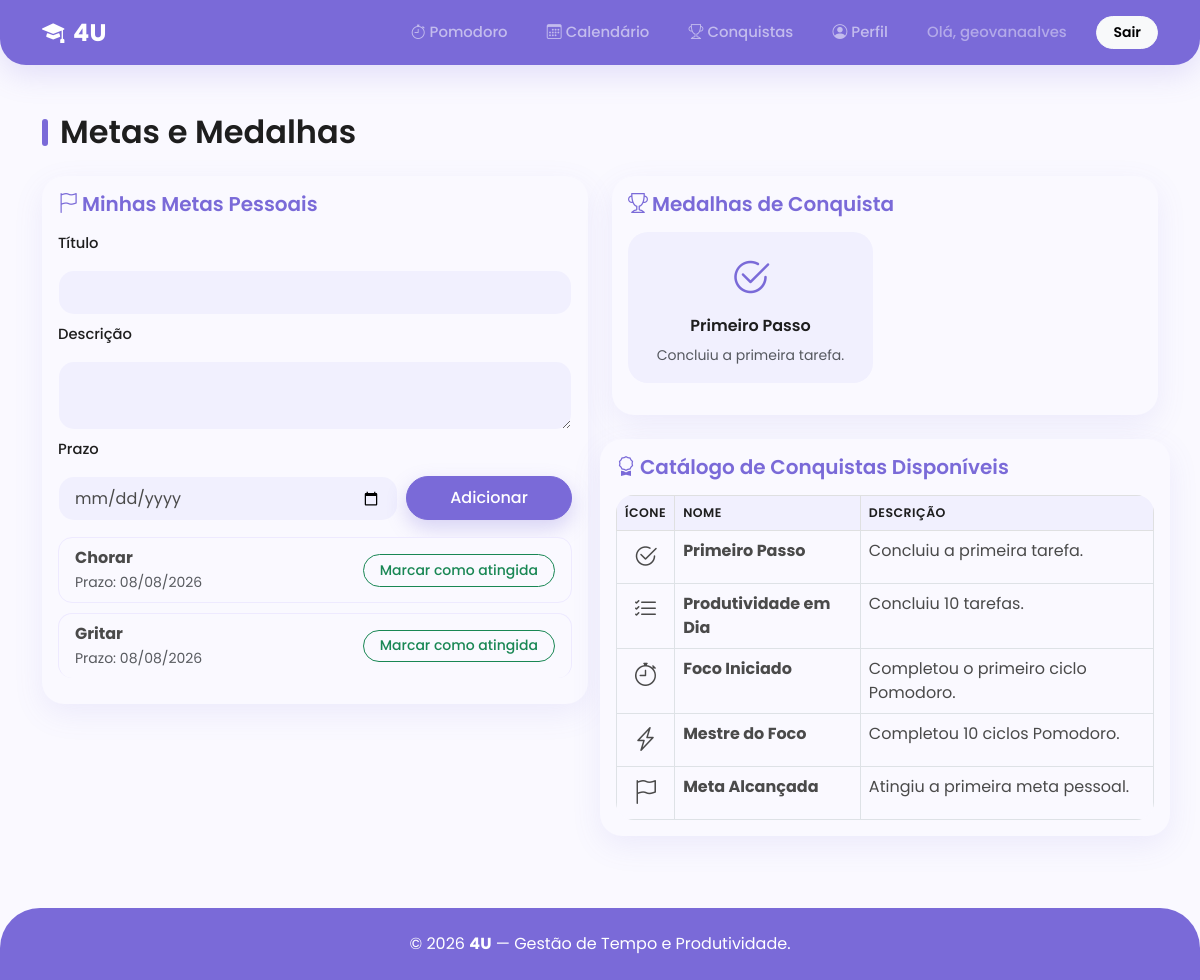
Before: /conquistas/ (signed in) with the older database file.
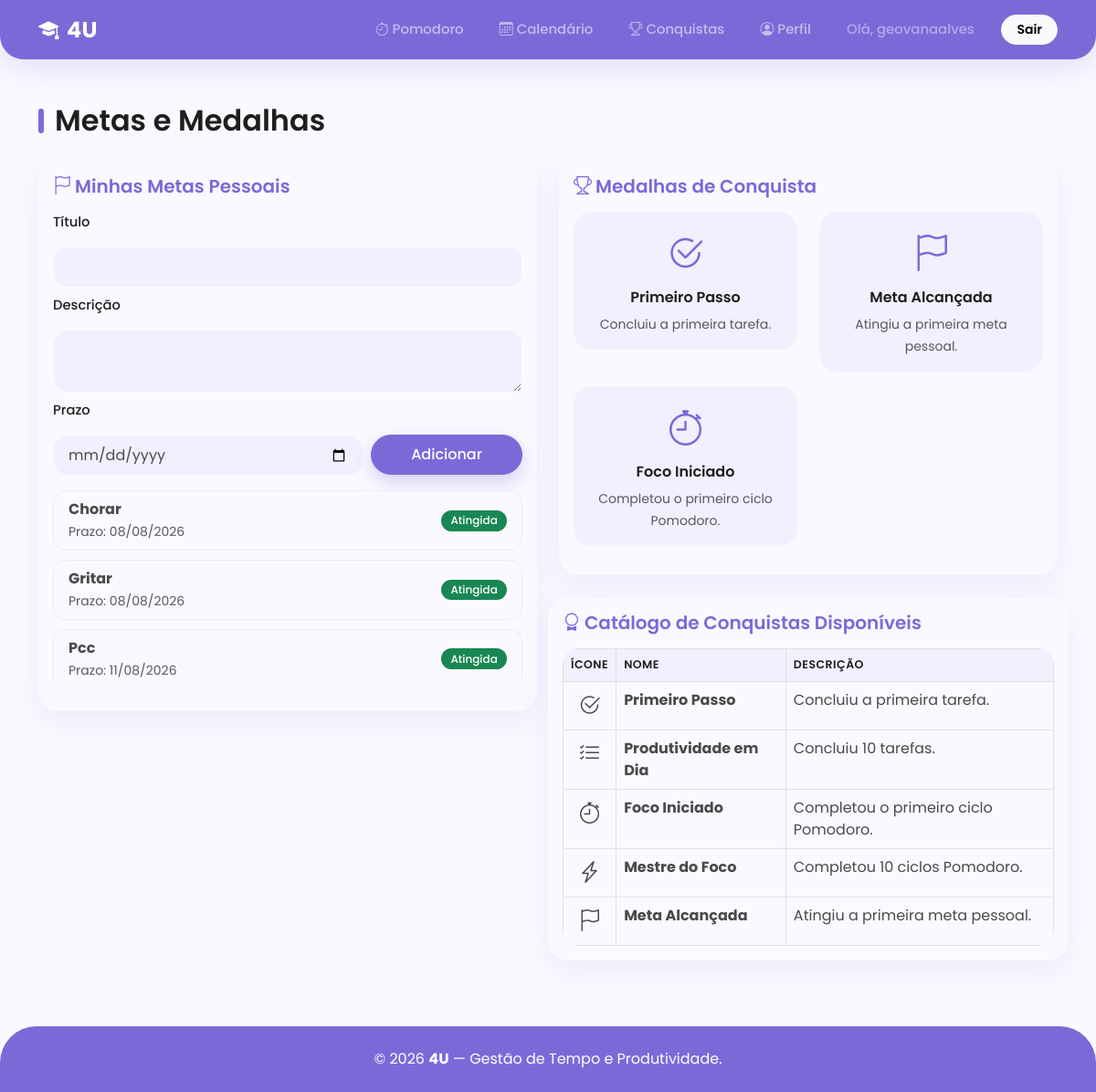
After: the same page with the newer database file.
### core/models.py (models this page shows, shortened)
class MetaPessoal(models.Model):
    usuario = models.ForeignKey(User, on_delete=models.CASCADE, related_name='metas')
    titulo = models.CharField(max_length=200)
    descricao = models.TextField(blank=True, null=True)
    prazo = models.DateField()
    atingida = models.BooleanField(default=False)

class ConquistaUsuario(models.Model):
    usuario = models.ForeignKey(User, on_delete=models.CASCADE)
    conquista = models.ForeignKey(Conquista, on_delete=models.CASCADE)
    data_ganha = models.DateTimeField(auto_now_add=True)

class Conquista(models.Model):
    nome = models.CharField(max_length=180)
    descricao = models.TextField()
    icone = models.CharField(max_length=50)

### core/views.py (the view)
# urls.py: path('conquistas/', views.conquistas_view, name='conquistas'),
@login_required
def conquistas_view(request):
    regras_iniciais = [
        ('Primeiro Passo', 'Concluiu a primeira tarefa.', 'bi bi-check2-circle'),
        ('Produtividade em Dia', 'Concluiu 10 tarefas.', 'bi bi-list-check'),
        ('Foco Iniciado', 'Completou o primeiro ciclo Pomodoro.', 'bi bi-stopwatch'),
        ('Mestre do Foco', 'Completou 10 ciclos Pomodoro.', 'bi bi-lightning-charge'),
        ('Meta Alcançada', 'Atingiu a primeira meta pessoal.', 'bi bi-flag'),
    ]
    for nome, descricao, icone in regras_iniciais:
        Conquista.objects.get_or_create(
            nome=nome, defaults={'descricao': descricao, 'icone': icone}
        )
    if request.method == 'POST':
        form_meta = MetaPessoalForm(request.POST)
        if form_meta.is_valid():
            meta = form_meta.save(commit=False)
            meta.usuario = request.user
            meta.save()
            messages.success(request, 'Meta pessoal criada com sucesso!')
            return redirect('conquistas')
    else:
        form_meta = MetaPessoalForm()
    metas = MetaPessoal.objects.filter(usuario=request.user)
    conquistas_usuario = ConquistaUsuario.objects.filter(usuario=request.user)
    catalogo_conquistas = Conquista.objects.all()
    context = {
        'form_meta': form_meta,
        'metas': metas,
        'conquistas': conquistas_usuario,
        'catalogo': catalogo_conquistas,
    }
    return render(request, 'core/conquistas.html', context)

### core/forms.py
class MetaPessoalForm(forms.ModelForm):
    class Meta:
        model = MetaPessoal
        fields = ['titulo', 'descricao', 'prazo']
        widgets = {
            'titulo': forms.TextInput(attrs={'class': 'form-control'}),
            'descricao': forms.Textarea(attrs={'class': 'form-control', 'rows': 2}),
            'prazo': forms.DateInput(attrs={'class': 'form-control', 'type': 'date'}),
        }

### core/templates/core/conquistas.html (shortened to what this page needs)
{% extends 'core/base.html' %}
{% block content %}
<h2 class="page-title mb-4">Metas e Medalhas</h2>
<div class="row g-4">
    <div class="col-md-6">
        <div class="card shadow-sm border-0 p-3">
            <h5 class="text-primary mb-3"><i class="bi bi-flag me-1"></i>Minhas Metas Pessoais</h5>
            <form method="post" class="row g-2 mb-3">
                <label class="form-label">Título</label>
                <div class="col-12">{{ form_meta.titulo }}</div>
                <label class="form-label">Descrição</label>
                <div class="col-12">{{ form_meta.descricao }}</div>
                <label class="form-label">Prazo</label>
                <div class="col-8">{{ form_meta.prazo }}</div>
                <div class="col-4"><button type="submit" class="btn btn-primary w-100">Adicionar</button></div>
            </form>
            <ul class="list-group list-group-flush">
                {% for meta in metas %}
                <li class="list-group-item d-flex justify-content-between align-items-center">
                    <div>
                        <strong>{{ meta.titulo }}</strong><br>
                        <small class="text-muted">Prazo: {{ meta.prazo|date:"d/m/Y" }}</small>
                    </div>
                    {% if meta.atingida %}
                    <span class="badge bg-success">Atingida</span>
                    {% else %}
                    <form method="post" action="{% url 'concluir_meta' meta.pk %}" class="m-0">
                        <button type="submit" class="btn btn-sm btn-outline-success">Marcar como atingida</button>
                    </form>
                    {% endif %}
                </li>
                {% empty %}
                <li class="list-group-item text-muted">Nenhuma meta cadastrada.</li>
                {% endfor %}
            </ul>
        </div>
    </div>
    <div class="col-md-6">
        <div class="card shadow-sm border-0 p-3">
            <h5 class="text-primary mb-3"><i class="bi bi-trophy me-1"></i>Medalhas de Conquista</h5>
            <div class="row">
                {% for item in conquistas %}
                <div class="col-6 mb-3 text-center">
                    <div class="p-3 achievement-badge">
                        <i class="{{ item.conquista.icone }} fs-1 text-warning"></i>
                        <h6 class="mt-2">{{ item.conquista.nome }}</h6>
                        <small class="text-muted">{{ item.conquista.descricao }}</small>
                    </div>
                </div>
                {% empty %}
                <p class="text-muted ms-3">Você ainda não possui medalhas liberadas.</p>
                {% endfor %}
            </div>
        </div>
        <br>
        <div class="row mt-6">
            <div class="card shadow-sm border-0 p-3">
                <h5 class="text-primary mb-3"><i class="bi bi-award me-1"></i>Catálogo de Conquistas Disponíveis</h5>
                <div class="table-responsive">
                    <table class="table table-bordered table-hover mb-0">
                        <thead class="table-light">
                            <tr>
                                <th>Ícone</th>
                                <th>Nome</th>
                                <th>Descrição</th>
                            </tr>
                        </thead>
                        <tbody>
                            {% for c in catalogo %}
                            <tr>
                                <td class="text-center"><i class="{{ c.icone }} fs-4"></i></td>
                                <td><strong>{{ c.nome }}</strong></td>
                                <td>{{ c.descricao }}</td>
                            </tr>
                            {% empty %}
                            <tr>
                                <td colspan="3" class="text-muted">Nenhuma conquista cadastrada no sistema.</td>
                            </tr>
                            {% endfor %}
                        </tbody>
                    </table>
                </div>
            </div>
        </div>
    </div>
</div>
{% endblock %}

### core/templates/core/base.html (shortened to what this page needs)
{% load static %}
<!DOCTYPE html>
<html lang="pt-br">
<head>
    <link href="https://cdn.jsdelivr.net/npm/bootstrap@5.3.0/dist/css/bootstrap.min.css" rel="stylesheet">
    <link href="https://cdn.jsdelivr.net/npm/bootstrap-icons@1.11.3/font/bootstrap-icons.css" rel="stylesheet">
    <link href="{% static 'core/css/theme.css' %}" rel="stylesheet">
</head>
<body class="d-flex flex-column min-vh-100">
    <nav class="navbar navbar-expand-lg navbar-dark bg-primary site-navbar sticky-top mb-4">
        <div class="container">
            <a class="navbar-brand fw-bold d-flex align-items-center gap-2" href="{% url 'landing_page' %}">
                <i class="bi bi-mortarboard-fill"></i> 4U
            </a>
            <div class="collapse navbar-collapse" id="navbarNav">
                <ul class="navbar-nav ms-auto align-items-lg-center gap-lg-1">
                    {% if user.is_authenticated %}
                    <li class="nav-item"><a class="nav-link" href="{% url 'dashboard' %}"><i
                                class="bi bi-stopwatch me-1"></i>Pomodoro</a></li>
                    <li class="nav-item"><a class="nav-link" href="{% url 'calendario' %}"><i
                                class="bi bi-calendar3 me-1"></i>Calendário</a></li>
                    <li class="nav-item"><a class="nav-link" href="{% url 'conquistas' %}"><i
                                class="bi bi-trophy me-1"></i>Conquistas</a></li>
                    <li class="nav-item"><a class="nav-link" href="{% url 'perfil' %}"><i
                                class="bi bi-person-circle me-1"></i>Perfil</a></li>
                    <li class="nav-item"><span class="nav-link disabled text-white-50">Olá, {{ user.username }}</span>
                    </li>
                    <li class="nav-item ms-lg-2"><a class="btn btn-light btn-sm fw-semibold px-3"
                            href="{% url 'logout' %}">Sair</a></li>
                    {% else %}
                    <li class="nav-item"><a class="nav-link" href="{% url 'login' %}">Login</a></li>
                    <li class="nav-item ms-lg-2"><a class="btn btn-light btn-sm fw-semibold px-3"
                            href="{% url 'cadastro' %}">Cadastro</a></li>
                    {% endif %}
                </ul>
            </div>
        </div>
    </nav>
    <main class="container my-4 flex-grow-1">
        {% block content %}
        {% endblock %}
    </main>
    <footer class="site-footer text-center py-4 mt-5">
        <p class="mb-0">&copy; 2026 <strong>4U</strong> — Gestão de Tempo e Produtividade.</p>
    </footer>
</body>
</html>

### core/static/core/css/theme.css (style rules this page uses)
:root { --brand-primary: #7a6ad8; --brand-primary-dark: #6355c4; --brand-primary-darker: #4f43a8; --brand-light: #f1f0fe; --brand-dark: #1e1e1e; --brand-gray: #4a4a4a; --bs-primary: var(--brand-primary); --bs-primary-rgb: 122, 106, 216; --bs-link-color: var(--brand-primary); --bs-link-color-rgb: 122, 106, 216; --bs-link-hover-color: var(--brand-primary-dark); --bs-link-hover-color-rgb: 99, 85, 196; --bs-body-font-family: 'Poppins', sans-serif; --bs-body-color: var(--brand-gray); --bs-body-bg: #faf9ff; --bs-border-radius-sm: 10px; --bs-border-radius: 16px; --bs-border-radius-lg: 22px; --bs-border-radius-xl: 28px; --bs-border-radius-2xl: 34px; }
html, body { font-family: 'Poppins', sans-serif; background-color: var(--bs-body-bg); color: var(--brand-gray); }
h1, h2, h3, h4, h5, h6 { font-family: 'Poppins', sans-serif; color: var(--brand-dark); font-weight: 600; }
a { color: var(--brand-primary); }
.page-title { position: relative; padding-left: 18px; margin-bottom: 1.75rem; }
.page-title::before { content: ''; position: absolute; left: 0; top: 6px; bottom: 6px; width: 6px; border-radius: 10px; background: var(--brand-primary); }
.site-navbar { border-radius: 0 0 26px 26px; padding-top: .6rem; padding-bottom: .6rem; box-shadow: 0 10px 30px rgba(122, 106, 216, .18) !important; }
.site-navbar .navbar-brand { font-size: 1.5rem; letter-spacing: .02em; }
.site-navbar .navbar-brand i { font-size: 1.4rem; }
.site-navbar .nav-link { border-radius: 30px; padding: .5rem 1.1rem !important; font-weight: 500; font-size: .93rem; transition: all .25s ease; }
.site-navbar .nav-link.disabled { opacity: .85; }
.btn { border-radius: 30px; font-weight: 500; padding: .55rem 1.4rem; transition: all .25s ease; }
.btn-sm { border-radius: 22px; padding: .3rem 1rem; }
.btn-primary { --bs-btn-bg: var(--brand-primary); --bs-btn-border-color: var(--brand-primary); --bs-btn-hover-bg: var(--brand-primary-dark); --bs-btn-hover-border-color: var(--brand-primary-dark); --bs-btn-active-bg: var(--brand-primary-darker); --bs-btn-active-border-color: var(--brand-primary-darker); --bs-btn-disabled-bg: var(--brand-primary); --bs-btn-disabled-border-color: var(--brand-primary); box-shadow: 0 8px 20px rgba(122, 106, 216, .28); }
.card { border-radius: 22px; box-shadow: 0 10px 30px rgba(122, 106, 216, .10) !important; transition: transform .25s ease, box-shadow .25s ease; }
.form-control, .form-select { background-color: var(--brand-light); border: 1px solid transparent; border-radius: 16px; padding: .6rem 1rem; }
.form-label { font-weight: 500; color: var(--brand-dark); font-size: .92rem; }
.list-group-item { border-radius: 14px !important; border: 1px solid #eeeaff; margin-bottom: .6rem; transition: background-color .2s ease; }
.list-group-flush .list-group-item { border-width: 1px; }
.table-responsive { border-radius: 18px; overflow: hidden; }
.table thead.table-light th { background-color: var(--brand-light); color: var(--brand-dark); border-bottom: none; font-weight: 600; text-transform: uppercase; font-size: .78rem; letter-spacing: .04em; }
.badge { border-radius: 30px; font-weight: 500; padding: .45em .85em; }
.achievement-badge { border-radius: 20px !important; background-color: var(--brand-light) !important; border: none !important; transition: transform .25s ease; }
.achievement-badge i { color: var(--brand-primary) !important; }
.site-footer { background-color: var(--brand-primary); color: #fff; border-radius: 40px 40px 0 0; }
.site-footer p { color: #fff; }

Changed rows visible on the page:
changed MetaPessoal "Chorar": atingida "Marcar como atingida" → "Atingida"
changed MetaPessoal "Gritar": atingida "Marcar como atingida" → "Atingida"
added MetaPessoal: titulo "Pcc", prazo "11/08/2026", atingida "Atingida"
added ConquistaUsuario: conquista.nome "Meta Alcançada", conquista.descricao "Atingiu a primeira meta pessoal."
added ConquistaUsuario: conquista.nome "Foco Iniciado", conquista.descricao "Completou o primeiro ciclo Pomodoro."
